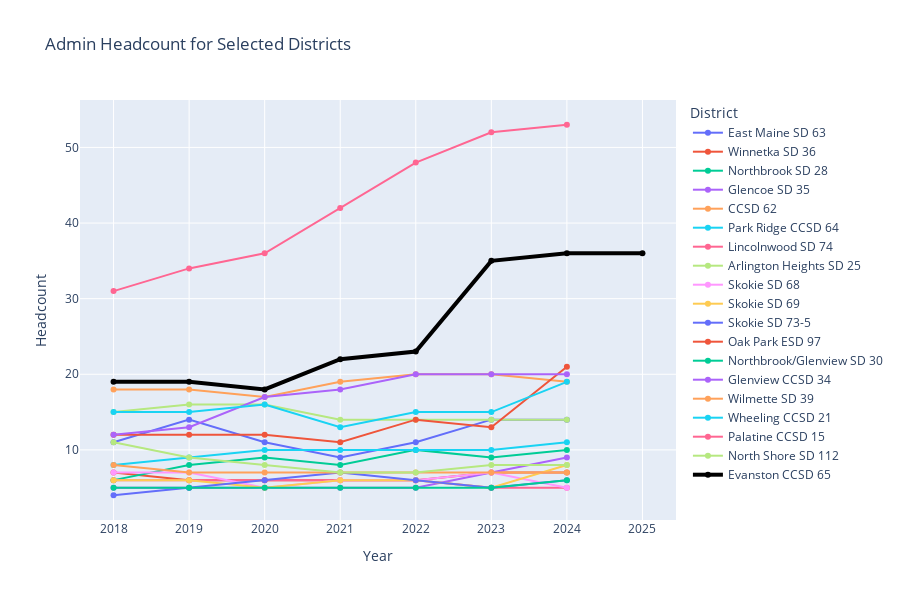

The notebook cell this image was saved under:
### Code cell
# Plot admin headcount for each district over time
fig_admin = go.Figure()
for district in target_districts:
    district_data = admin_data[admin_data['District'] == district]
    # Make 'Evanston CCSD 65' stand out with a thicker line and use black color
    if district == 'Evanston CCSD 65':
        fig_admin.add_trace(go.Scatter(x=district_data['SchoolYearId'], y=district_data['headcount'], mode='lines+markers', name=district, line=dict(width=4, color='black')))
        continue
    fig_admin.add_trace(go.Scatter(x=district_data['SchoolYearId'], y=district_data['headcount'], mode='lines+markers', name=district))
fig_admin.update_layout(
    title='Admin Headcount for Selected Districts',
    xaxis_title='Year',
    yaxis_title='Headcount',
    legend_title='District',
    height=600
)
fig_admin.show()

### Figure 1 — Plotly figure (JSON) as saved in the notebook; plotly's stock layout.template omitted (floating-point values rounded to 4 significant figures)
{"data": [{"mode": "lines+markers", "name": "East Maine SD 63", "type": "scatter", "x": [2018, 2019, 2020, 2021, 2022, 2023, 2024], "y": [11, 14, 11, 9, 11, 14, 14]}, {"mode": "lines+markers", "name": "Winnetka SD 36", "type": "scatter", "x": [2018, 2019, 2020, 2021, 2022, 2023, 2024], "y": [7, 6, 6, 6, 6, 7, 7]}, {"mode": "lines+markers", "name": "Northbrook SD 28", "type": "scatter", "x": [2018, 2019, 2020, 2021, 2022, 2023, 2024], "y": [6, 8, 9, 8, 10, 9, 10]}, {"mode": "lines+markers", "name": "Glencoe SD 35", "type": "scatter", "x": [2018, 2019, 2020, 2021, 2022, 2023, 2024], "y": [5, 5, 5, 5, 5, 7, 9]}, {"mode": "lines+markers", "name": "CCSD 62", "type": "scatter", "x": [2018, 2019, 2020, 2021, 2022, 2023, 2024], "y": [18, 18, 17, 19, 20, 20, 19]}, {"mode": "lines+markers", "name": "Park Ridge CCSD 64", "type": "scatter", "x": [2018, 2019, 2020, 2021, 2022, 2023, 2024], "y": [8, 9, 10, 10, 10, 10, 11]}, {"mode": "lines+markers", "name": "Lincolnwood SD 74", "type": "scatter", "x": [2018, 2019, 2020, 2021, 2022, 2023, 2024], "y": [6, 6, 6, 6, 6, 5, 5]}, {"mode": "lines+markers", "name": "Arlington Heights SD 25", "type": "scatter", "x": [2018, 2019, 2020, 2021, 2022, 2023, 2024], "y": [15, 16, 16, 14, 14, 14, 14]}, {"mode": "lines+markers", "name": "Skokie SD 68", "type": "scatter", "x": [2018, 2019, 2020, 2021, 2022, 2023, 2024], "y": [7, 7, 5, 6, 6, 7, 5]}, {"mode": "lines+markers", "name": "Skokie SD 69", "type": "scatter", "x": [2018, 2019, 2020, 2021, 2022, 2023, 2024], "y": [6, 6, 5, 6, 6, 5, 8]}, {"mode": "lines+markers", "name": "Skokie SD 73-5", "type": "scatter", "x": [2018, 2019, 2020, 2021, 2022, 2023, 2024], "y": [4, 5, 6, 7, 6, 5, 6]}, {"mode": "lines+markers", "name": "Oak Park ESD 97", "type": "scatter", "x": [2018, 2019, 2020, 2021, 2022, 2023, 2024], "y": [12, 12, 12, 11, 14, 13, 21]}, {"mode": "lines+markers", "name": "Northbrook/Glenview SD 30", "type": "scatter", "x": [2018, 2019, 2020, 2021, 2022, 2023, 2024], "y": [5, 5, 5, 5, 5, 5, 6]}, {"mode": "lines+markers", "name": "Glenview CCSD 34", "type": "scatter", "x": [2018, 2019, 2020, 2021, 2022, 2023, 2024], "y": [12, 13, 17, 18, 20, 20, 20]}, {"mode": "lines+markers", "name": "Wilmette SD 39", "type": "scatter", "x": [2018, 2019, 2020, 2021, 2022, 2023, 2024], "y": [8, 7, 7, 7, 7, 7, 7]}, {"mode": "lines+markers", "name": "Wheeling CCSD 21", "type": "scatter", "x": [2018, 2019, 2020, 2021, 2022, 2023, 2024], "y": [15, 15, 16, 13, 15, 15, 19]}, {"mode": "lines+markers", "name": "Palatine CCSD 15", "type": "scatter", "x": [2018, 2019, 2020, 2021, 2022, 2023, 2024], "y": [31, 34, 36, 42, 48, 52, 53]}, {"mode": "lines+markers", "name": "North Shore SD 112", "type": "scatter", "x": [2018, 2019, 2020, 2021, 2022, 2023, 2024], "y": [11, 9, 8, 7, 7, 8, 8]}, {"line": {"color": "black", "width": 4}, "mode": "lines+markers", "name": "Evanston CCSD 65", "type": "scatter", "x": [2018, 2019, 2020, 2021, 2022, 2023, 2024, 2025], "y": [19, 19, 18, 22, 23, 35, 36, 36]}], "layout": {"height": 600, "legend": {"title": {"text": "District"}}, "title": {"text": "Admin Headcount for Selected Districts"}, "xaxis": {"title": {"text": "Year"}}, "yaxis": {"title": {"text": "Headcount"}}}}
